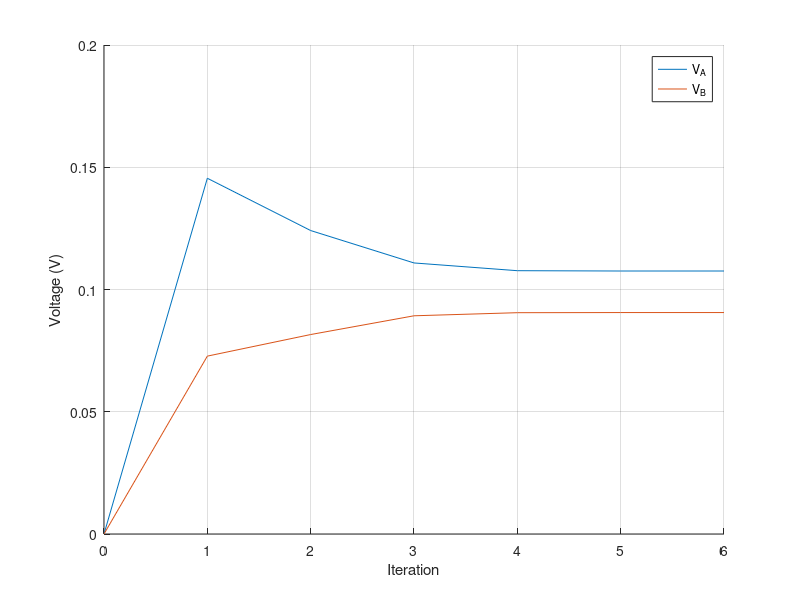
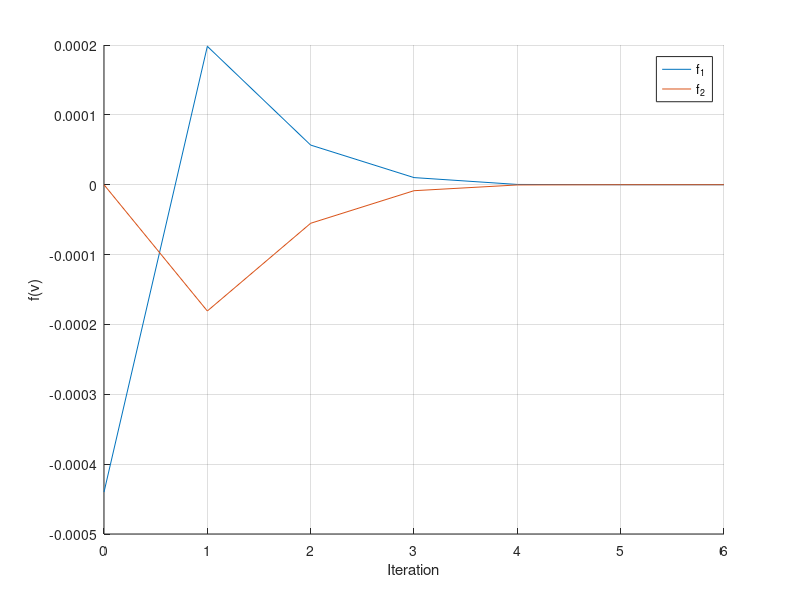
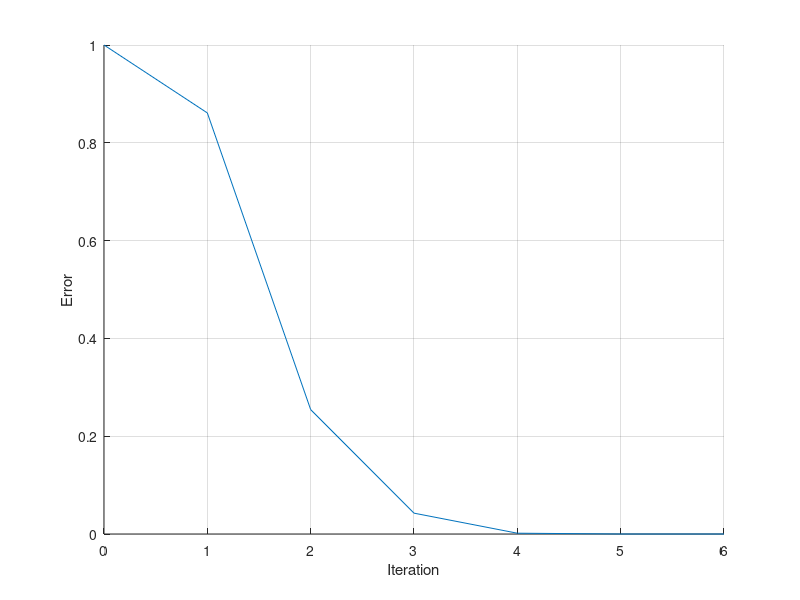
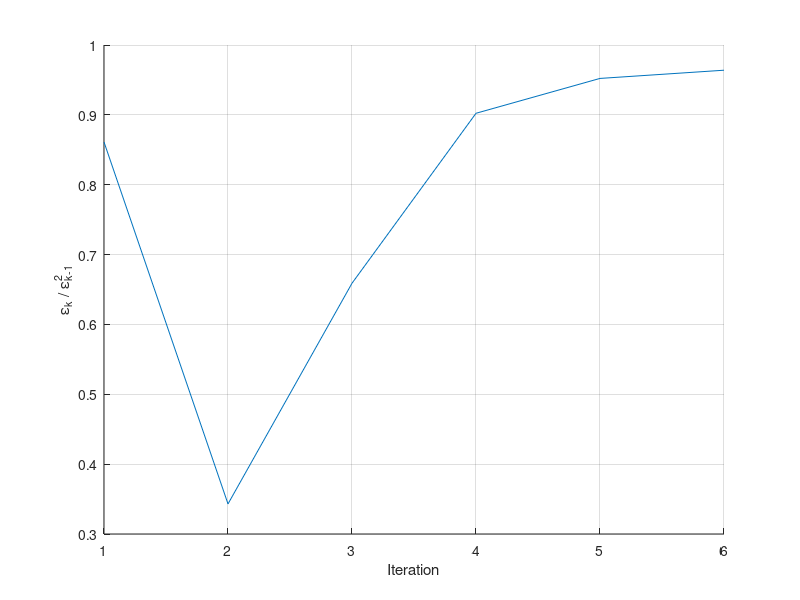

MATLAB code for these plots, in order:
close all;

data = csvread('q3b.csv', 1, 0);
iteration = data(:, 1);
v1 = data(:, 2);
v2 = data(:, 3);
f1 = data(:, 4);
f2 = data(:, 5);
error = data(:, 6);

hold on;

plot(iteration, v1-v2, iteration, v2);
xlabel('Iteration');
ylabel('Voltage (V)');
legend('V_A', 'V_B');
grid on;

saveas(gcf, 'voltages.eps', 'epsc');

figure;
hold on;

plot(iteration, f1, iteration, f2);
xlabel('Iteration');
ylabel('f(v)');
legend('f_1', 'f_2');
grid on;

saveas(gcf, 'residual.eps', 'epsc');

figure;
hold on;

plot(iteration, error);
xlabel('Iteration');
ylabel('Error');
grid on;

saveas(gcf, 'error.eps', 'epsc');

figure;
hold on;

plot(iteration(2:end), error(2:end)./error(1:end-1).^2);
xlabel('Iteration');
ylabel('\epsilon_k / \epsilon_{k-1}^2');
grid on;

saveas(gcf, 'error_ratio.eps', 'epsc');
